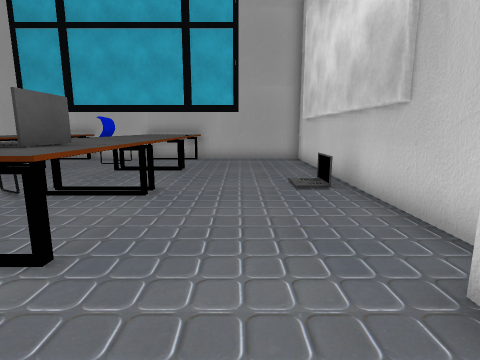
[1] (above)

18 first-person views from a walk through a scene from a Unity 3-D project. The camera is 1.4 m above the floor, tilts 10° down and sees 80° across. The floor is counted in squares, 1 m on a side. Each view is taken from the middle of a square. On the plan, view 1 faces up. The plan holds only what a view shows up to about 14 squares ahead; the rest is blank. The player character is not drawn.

[2]
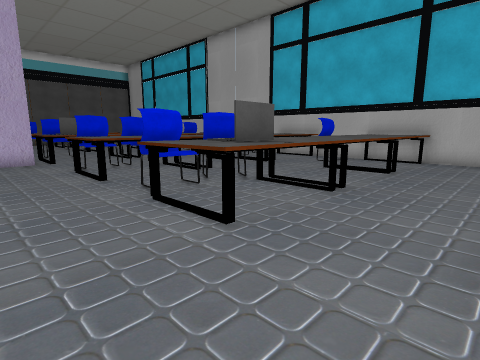

[3]
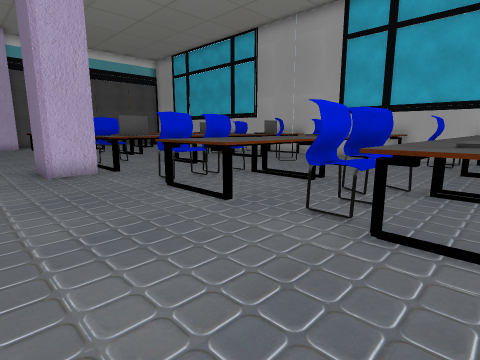

[4]
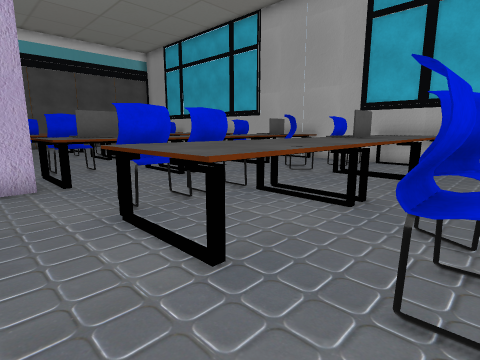

[5]
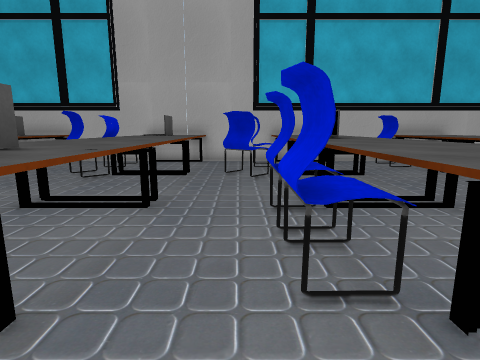

[6]
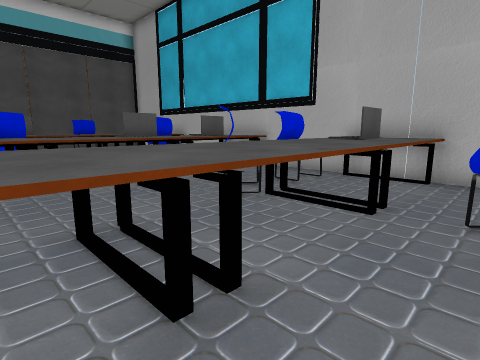

[7]
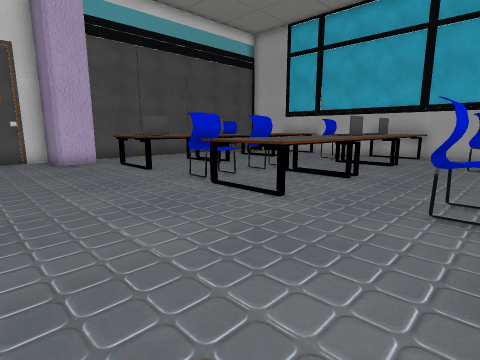

[8]
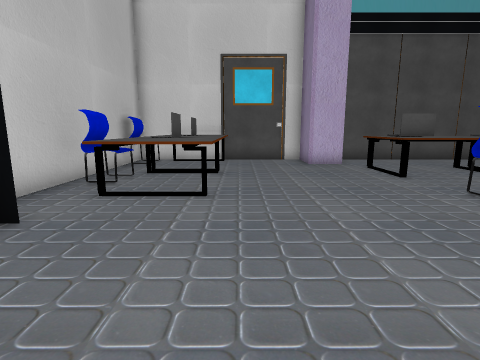

[9]
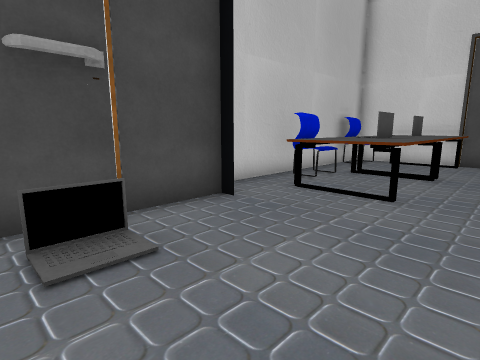

[10]
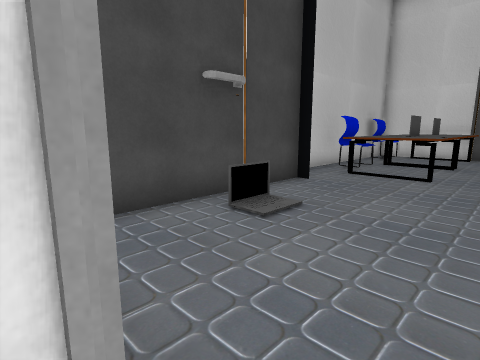

[11]
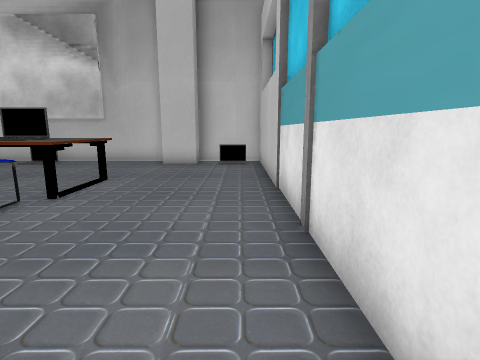

[12]
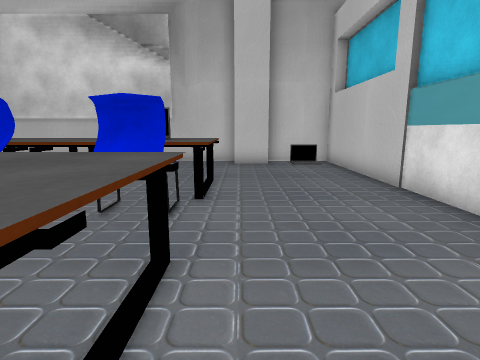

[13]
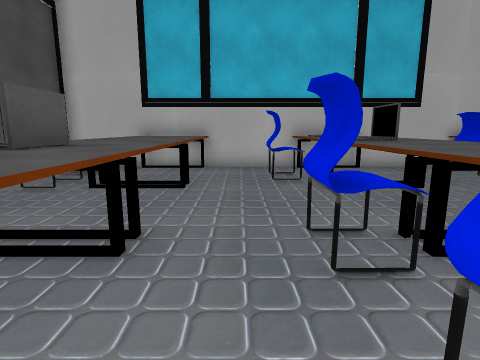

[14]
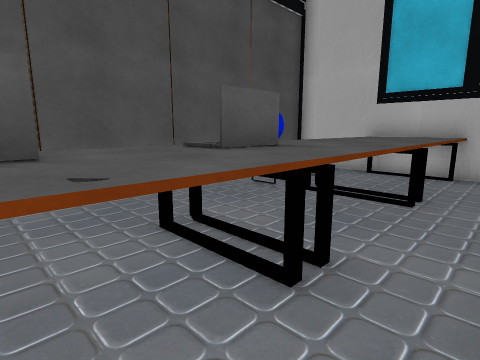

[15]
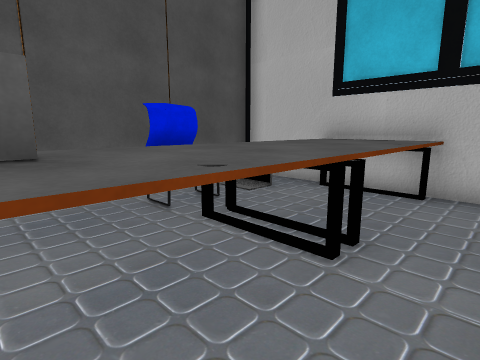

[16]
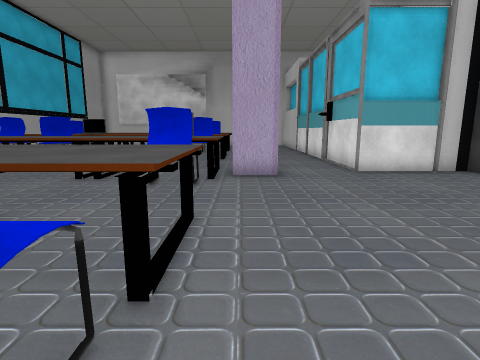

[17]
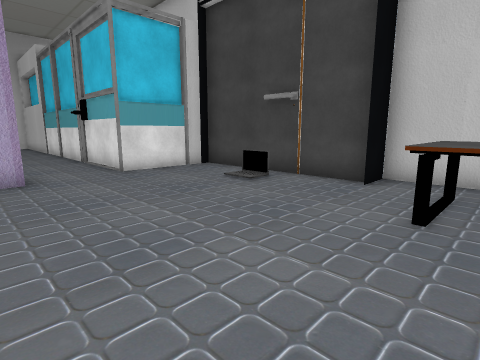

[18]
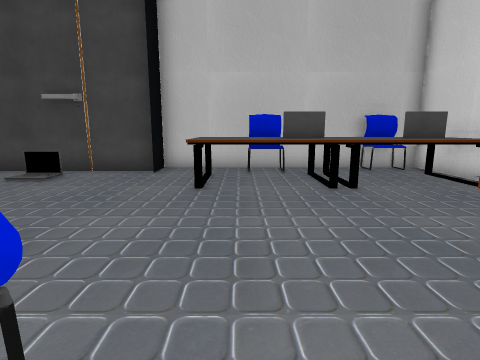

### Floor plan
Points are (right, up) in squares from view 1. A wall is a line through its corners. A room is listed if a view was taken in it or the views show most of it. See-through windows are left out.
Room 1 (views 1, 2, 3, 4, 5, 6, 7, 8, 9, 10, 11, 12, 13, 14, 15, 16, 17, 18)
walls: (-12.7, 2.2) (-12.7, 0.8) (-14.2, 0.8) (-14.2, 2.2); (-20.2, -5.7) (-13.4, -5.7) (-13.4, -2) (2.9, -2) (2.9, 0.8) (1.9, 0.8) (1.9, 2.2); (-27.8, 2.2) (-27.8, 0.8) (-29.6, 0.8) (-29.6, -6.7) (-20.1, -6.7); (2.9, 2.1) (2.9, 14) (-29.6, 14) (-29.6, 2.8)
objects: other object (-29, -5); other object (-29, -4) to (-27, -4); other object (-29, -3) to (-27, -3); other object (-28, -6) to (-27, -5); other object (-28, 10) to (-27, 11); other object (-28, 13); other object (-27, -5); other object (-27, 3); other object (-27, 3) to (-24, 6); other object (-27, 7) to (-24, 9); other object (-27, 10) to (-24, 13); other object (-26, 3) to (-26, 4); other object (-26, 6) to (-26, 7); other object (-25, -5) to (-24, -4); other object (-25, -5) to (-22, -3); other object (-24, -6) to (-23, -5); other object (-22, 3) to (-21, 4); other object (-22, 6) to (-21, 7); other object (-22, 11) to (-21, 12); other object (-21, 3) to (-19, 6); other object (-21, 7) to (-19, 9); other object (-21, 9) to (-20, 10); other object (-21, 12) to (-20, 13); other object (-20, 10) to (-19, 13); other object (-17, -5); other object (-16, 3) to (-15, 4); other object (-16, 9) to (-15, 10); other object (-16, 11) to (-15, 12); other object (-15, 3) to (-14, 5); other object (-15, 3) to (-13, 6); other object (-15, 7) to (-13, 9); other object (-15, 12) to (-14, 13); other object (-14, 10) to (-13, 13); other object (-11, 9) to (-10, 10); other object (-10, 3) to (-10, 4); other object (-10, 5) to (-10, 6); other object (-10, 11) to (-10, 12); other object (-9, 3) to (-7, 5); other object (-9, 6) to (-7, 9); other object (-9, 9) to (-8, 10); other object (-9, 10) to (-7, 13); other object (-6, 5) to (-5, 6); other object (-6, 11) to (-5, 12); other object (-5, 3) to (-5, 4); other object (-4, 3) to (-2, 6); other object (-4, 4) to (-3, 5); other object (-4, 7) to (-2, 9); other object (-4, 10) to (-2, 13); other object (2, -1); other object (2, 7) to (2, 8)

Where each view was taken, in squares from view 1:
view 1: 0 up, 0 right, facing up
view 2: 0 up, 1 right, facing up-left
view 3: 1 down, 3 left, facing up-left
view 4: 1 up, 5 left, facing up-left
view 5: 1 up, 11 left, facing up
view 6: 5 up, 11 left, facing up-left
view 7: 2 down, 15 left, facing up-left
view 8: 2 down, 16 left, facing left
view 9: 1 down, 16 left, facing down-left
view 10: 1 down, 13 left, facing down-left
view 11: 1 down, 10 left, facing right
view 12: 2 up, 10 left, facing right
view 13: 3 up, 23 left, facing up
view 14: 4 up, 23 left, facing up-left
view 15: 7 up, 23 left, facing up-left
view 16: 2 up, 23 left, facing right
view 17: 2 up, 23 left, facing down-right
view 18: 4 up, 23 left, facing down
